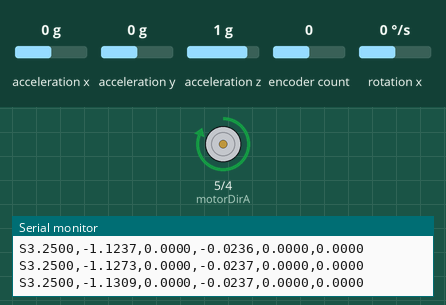
The sketch below on a simulated Arduino Uno, built with avr-gcc and run on an emulated ATmega328P. On the bench: motor-driver pin pairs drawn as motors (green arrow = first pin HIGH = forward, orange = second pin HIGH = backward, longer = more drive), the last lines printed to the serial monitor. Wiring (inferred from the names in the program): MPU-6050 motion sensor at I2C address 0x68. The test bench sets the inputs (shaded band); at power-on: acceleration z 1 g, rotation x 0 °/s, acceleration y 0 g, acceleration x 0 g, encoder count 0.

Above: at 1.9 s.
2.0 s: acceleration z set to 0.1 g
5.0 s: acceleration z set to -0.2 g
At 6.7 s:
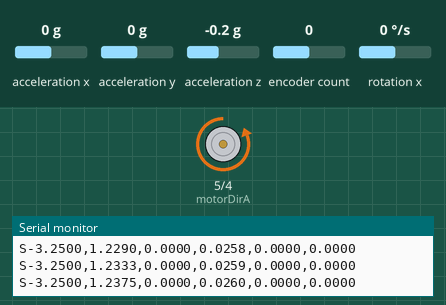
7.0 s: rotation x set to 192 °/s
At 8.1 s:
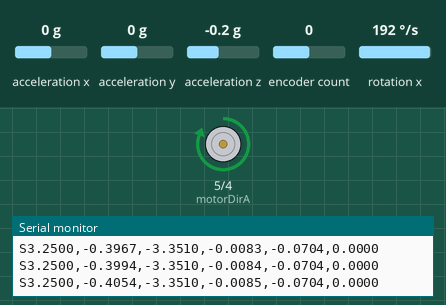
9.0 s: acceleration y set to 0.4 g
12.0 s: acceleration y set to 0.6 g
At 13.6 s:
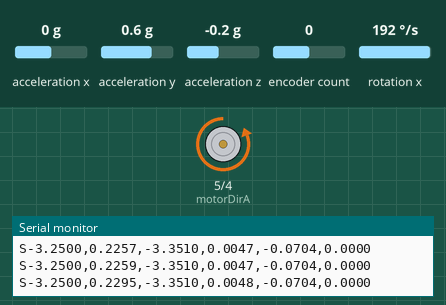
Timing chart, 0 to 15.1 s (numbered marks = the images above; inputs shaded):
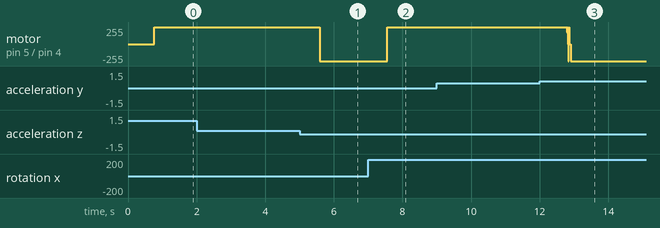

The sketch:

MinSeg_Controller.ino
```cpp
#include <Wire.h>
#include <Encoder.h>

// MPU6050 register values
const uint8_t WHO_AM_I = 0x68;
const uint8_t PWR_MGMT1 = 0x6B;
const uint8_t CONFIG = 0x1A;
const uint8_t DLPF_CFG = 0;  // 0: 256 Hz, 1: 188 Hz, 2: 98 Hz, 3: 42 Hz, 4: 20 Hz, 5: 10 Hz, 6: 5 Hz
const uint8_t GYRO_CONFIG = 0x1B;
const uint8_t GYRO_XOUT_H = 0x43;
const uint8_t ACCEL_CONFIG = 0x1C;
const uint8_t ACCEL_YOUT_H = 0x3D;

// Encoder pins
const int pinA = 2;
const int pinB = 3;
Encoder encoder(pinA, pinB);

// Motor pins
const int motorDirA = 5;
const int motorDirB = 4;

// Constants
const float k[4] = {-1.0, -2.0, -1250.0, -70.0};
const float sampleTime = 0.008;
const float pi = 3.14159;
const float wheelRadius = 0.021;
const float accWeight = 0.01;
const float accBias = 0.0825;
const float maxVoltage = 3.25;
float gyroBias;
float conversionFactorGyro;
float conversionFactorAcc;

// Struct to keep track of values for each signal to be filtered
struct IIRFilter {
  float x1 = 0.0f;  // previous input
  float y1 = 0.0f;  // previous output
};

// Global variables which need to be shared across functions
float accValues[2];
float sensorValues[4];
float states[4];
float referencePosition = 0.0;
float previousEncoderRadians = 0;
unsigned long previousEncoderTime = 0;
IIRFilter accYFilter, accZFilter, encoderFilter;

void setup() {
  // Start the communication
  Serial.begin(115200);
  Wire.begin();

  // Wake up the IMU
  Wire.beginTransmission(WHO_AM_I);
  Wire.write(PWR_MGMT1);
  Wire.write(0x00);
  Wire.endTransmission();

  // Specific setup
  setupGyro();
  setupAcc();
  setupMotor();
}

void loop() {
  // Save current time
  long timeStep = millis();

  // Control the MinSeg and communicate with GUI
  readSensors();
  updateStates();
  float output = calculateOutput();
  setOutput(output);
  sendToGUI(output);
  receiveFromGUI();

  // Wait until next time step
  timeStep += sampleTime * 1000;
  long duration = timeStep - millis();
  if (duration > 0) {
    delay(duration);
  }
}

void setupGyro() {
  // Configure Digital Low-Pass Filter
  Wire.beginTransmission(WHO_AM_I);
  Wire.write(GYRO_CONFIG);
  Wire.write(DLPF_CFG);
  Wire.endTransmission();
  delay(100);  // let settings settle

  // Find conversion factor
  Wire.beginTransmission(WHO_AM_I);
  Wire.write(CONFIG);
  Wire.endTransmission(false);
  Wire.requestFrom(WHO_AM_I, (uint8_t)1);  // request 1 byte
  uint8_t gyroConfigValues = Wire.read();
  uint8_t range = (gyroConfigValues >> 3) & 0x03;  // bits 3 and 4
  switch (range) {
    case 0:
      conversionFactorGyro = 1.0f / 131.0f * pi / 180.0f;
      break;
    case 1:
      conversionFactorGyro = 1.0f / 65.5f * pi / 180.0f;
      break;
    case 2:
      conversionFactorGyro = 1.0f / 32.8f * pi / 180.0f;
      break;
    case 3:
      conversionFactorGyro = 1.0f / 16.4f * pi / 180.0f;
      break;
  }

  // Calibrate gyro bias, MinSeg must be lying still during this
  long biasSum = 0;
  int numberOfSamples = 1000;
  for (int i = 0; i < numberOfSamples; i++) {
    Wire.beginTransmission(WHO_AM_I);
    Wire.write(GYRO_XOUT_H);
    Wire.endTransmission(false);
    Wire.requestFrom(WHO_AM_I, 2, true);

    int16_t xRaw = (Wire.read() << 8) | Wire.read();
    biasSum += xRaw;
  }
  gyroBias = biasSum / numberOfSamples;
}

void setupAcc() {
  // Configure Digital Low-Pass Filter
  Wire.beginTransmission(WHO_AM_I);
  Wire.write(ACCEL_CONFIG);
  Wire.write(DLPF_CFG);
  Wire.endTransmission();
  delay(100);  // let settings settle

  // Find conversion factor
  Wire.beginTransmission(WHO_AM_I);
  Wire.write(CONFIG);
  Wire.endTransmission(false);
  Wire.requestFrom(WHO_AM_I, (uint8_t)1);  // request 1 byte
  uint8_t accelConfigValues = Wire.read();
  uint8_t range = (accelConfigValues >> 3) & 0x03;  // bits 3 and 4
  switch (range) {
    case 0:
      conversionFactorAcc = 9.81567f / 16384.0f;
      break;
    case 1:
      conversionFactorAcc = 9.81567f / 8192.0f;
      break;
    case 2:
      conversionFactorAcc = 9.81567f / 4096.0f;
      break;
    case 3:
      conversionFactorAcc = 9.81567f / 2048.0f;
      break;
  }
}

void setupMotor() {
  // Set up the motor and make sure it's turned off
  pinMode(motorDirA, OUTPUT);
  pinMode(motorDirB, OUTPUT);
  analogWrite(motorDirA, 0);
  analogWrite(motorDirB, 0);
}

void readSensors() {
  // Delegate to functions for each sensor
  float gyroValue = readGyro();
  readAcc();
  float encoderValue = readEncoder();

  // Collect values in one array
  sensorValues[0] = gyroValue;
  sensorValues[1] = accValues[0];
  sensorValues[2] = accValues[1];
  sensorValues[3] = encoderValue;
}

float readGyro() {
  // Read 2 bytes starting at the GYRO_XOUT_H register
  Wire.beginTransmission(WHO_AM_I);
  Wire.write(GYRO_XOUT_H);
  Wire.endTransmission(false);
  Wire.requestFrom(WHO_AM_I, 2, true);

  // Convert to rad/s, taking bias into account
  int16_t xRaw = (Wire.read() << 8) | Wire.read();
  float xGyro = (xRaw - gyroBias) * conversionFactorGyro;
  return -xGyro;
}

void readAcc() {
  // Read 4 bytes starting at the ACCEL_YOUT_H register
  Wire.beginTransmission(WHO_AM_I);
  Wire.write(ACCEL_YOUT_H);
  Wire.endTransmission(false);
  Wire.requestFrom(WHO_AM_I, 4, true);

  // Convert to m/s^2
  int16_t yRaw = (Wire.read() << 8) | Wire.read();
  int16_t zRaw = (Wire.read() << 8) | Wire.read();
  accValues[0] = yRaw * conversionFactorAcc * -1;  // flip so positive direction is upwards
  accValues[1] = zRaw * conversionFactorAcc;
}

float readEncoder() {
  // Read encoder value and convert to radians
  long pulses = encoder.read();
  float radians = pulses * 2 * pi / 720;
  return radians;
}

void updateStates() {
  // Unpack values to local variables
  float gyroValue = sensorValues[0];
  float accValueY = sensorValues[1];
  float accValueZ = sensorValues[2];
  float encoderValue = sensorValues[3];

  // Use LPF, complementary filter and derivative functions to calculate needed quantities
  float filteredAccY = lowPassFilter(accValueY, 0.2f, accYFilter);
  float filteredAccZ = lowPassFilter(accValueZ, 0.2f, accZFilter);
  float tiltAngle = calculateTiltAngle(gyroValue, filteredAccY, filteredAccZ);
  float encoderVelocity = calculateEncoderVelocity(encoderValue);
  float filteredEncoderVelocity = lowPassFilter(encoderVelocity, 0.4f, encoderFilter);

  // Calculate states
  float x = (tiltAngle + encoderValue) * wheelRadius;
  float xDot = (gyroValue + filteredEncoderVelocity) * wheelRadius;
  float alpha = tiltAngle;
  float alphaDot = gyroValue;

  // Save in the states array
  states[0] = x - referencePosition;
  states[1] = xDot;
  states[2] = alpha;
  states[3] = alphaDot;
}

float calculateTiltAngle(float gyroValue, float accY, float accZ) {
  // Initialize values for first iteration
  static float angle = 0.0f;
  static unsigned long previousTime = millis();

  // Calculate elapsed time
  unsigned long currentTime = millis();
  float deltaSeconds = (currentTime - previousTime) / 1000.0f;
  previousTime = currentTime;

  // Complementary filter to combine values from accelerometer and gyrsocope
  float accAngle = atan2(accZ, accY) - accBias;
  float deltaRadians = -gyroValue * deltaSeconds;
  angle = (1 - accWeight) * (angle + deltaRadians) + accWeight * accAngle;
  return -angle;
}

float calculateEncoderVelocity(float currentRadians) {
  // Calculate elpased time and change in wheel angle
  unsigned long currentTime = millis();
  float deltaSeconds = (currentTime - previousEncoderTime) / 1000.0f;
  float deltaRadians = currentRadians - previousEncoderRadians;
  previousEncoderRadians = currentRadians;
  previousEncoderTime = currentTime;

  // Approximate the time derivative of the wheel angle
  float velocity = deltaRadians / deltaSeconds;
  return velocity;
}

float calculateOutput() {
  // Calculate control signal u = -Kx
  float output = states[0] * k[0] + states[1] * k[1] + states[2] * k[2] + states[3] * k[3];
  return output;
}

void setOutput(float output) {
  // Determine direction and calculate PWM
  int direction = (output > 0) ? motorDirA : motorDirB;
  int otherDirection = (output > 0) ? motorDirB : motorDirA;
  float pwm = min(fabs(output) / maxVoltage * 255.0f, 255.0f);

  // Send the signal to the motor
  analogWrite(otherDirection, 0);
  analogWrite(direction, (int)pwm);
}

void sendToGUI(float voltage) {
  // Send the plot values to the GUI
  float cappedVoltage = max(min(voltage, maxVoltage), -maxVoltage);
  Serial.print("S"); // S signals start of message line
  Serial.print(cappedVoltage, 4);
  Serial.print(",");
  Serial.print(states[2], 4);
  Serial.print(",");
  Serial.print(states[3], 4);
  Serial.print(",");
  Serial.print(states[0] + referencePosition, 4); // To get the actual position and not the state
  Serial.print(",");
  Serial.print(states[1], 4);
  Serial.print(",");
  Serial.println(referencePosition, 4);
}

void receiveFromGUI() {
  // Read messages from the GUI and update reference variable accordingly
  if (Serial.available()) {
    String line = Serial.readStringUntil('\n');
    line.trim();

    if (line.length() > 0) {
      float value = line.toFloat();
      referencePosition = value;
    }
  }
}

float lowPassFilter(float input, float timeConstant, IIRFilter& state) {
  // Calculate feedforward and feedback coefficients
  float b1 = sampleTime / timeConstant;
  float a1 = sampleTime / timeConstant - 1;

  // Calculate output and save in struct
  float output = b1 * state.x1 - a1 * state.y1;
  state.x1 = input;
  state.y1 = output;
  return output;
}
```

Measured:
- the behaviour switches between 0 and -0.1 g on acceleration z (found by bisection; images 0 and 1)
- the behaviour switches between 0.5 and 0.6 g on acceleration y (found by bisection; images 2 and 3)
- after the input at 5.0 s, motor on pin 5 (motorDirA) / pin 4 (motorDirB): forward 255/255 → backward 255/255 after 0.59 s
- after the input at 7.0 s, motor on pin 5 (motorDirA) / pin 4 (motorDirB): backward 255/255 → forward 255/255 after 0.55 s
- after the input at 12.0 s, motor on pin 5 (motorDirA) / pin 4 (motorDirB): forward 255/255 → backward 255/255 after 0.79 s
